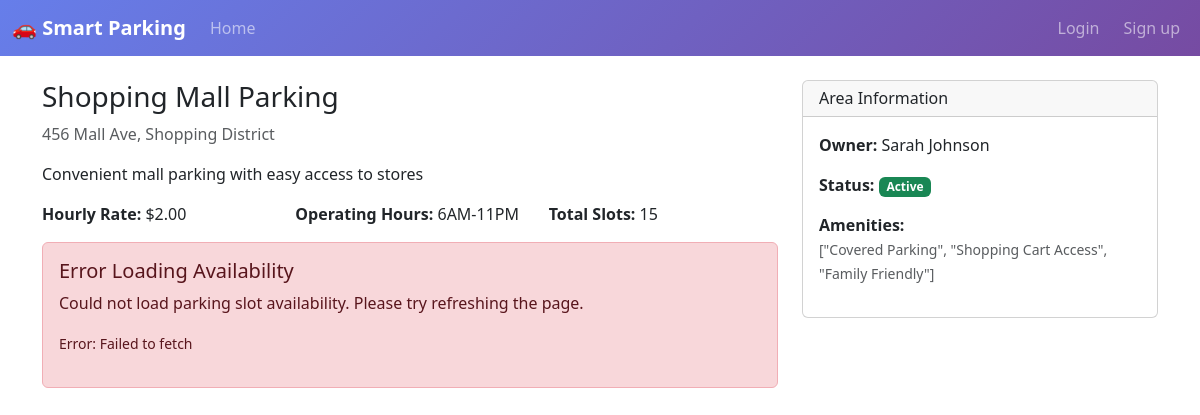
The page /area/2 on the database its author committed.
### app/models.py (models this page shows, shortened)
class TimestampMixin:
    created_at = db.Column(db.DateTime, default=datetime.utcnow, nullable=False)
    updated_at = db.Column(db.DateTime, default=datetime.utcnow, onupdate=datetime.utcnow, nullable=False)

class ParkingArea(db.Model, TimestampMixin):
    __tablename__ = "parking_areas"
    id = db.Column(db.Integer, primary_key=True)
    name = db.Column(db.String(200), nullable=False)
    address = db.Column(db.String(300), nullable=True)
    latitude = db.Column(db.Float, nullable=True)
    longitude = db.Column(db.Float, nullable=True)
    owner_id = db.Column(db.Integer, db.ForeignKey("users.id", ondelete="CASCADE"), nullable=True, index=True)
    hourly_rate = db.Column(db.Float, default=2.50, nullable=False)
    is_active = db.Column(db.Boolean, default=True, nullable=False)
    description = db.Column(db.Text, nullable=True)
    amenities = db.Column(db.Text, nullable=True)  # JSON string of amenities
    operating_hours = db.Column(db.String(100), nullable=True)  # e.g., "24/7" or "6AM-10PM"
    slots = db.relationship("ParkingSlot", back_populates="area", cascade="all,delete-orphan")
    owner = db.relationship("User", back_populates="owned_areas")

class User(UserMixin, db.Model, TimestampMixin):
    __tablename__ = "users"
    id = db.Column(db.Integer, primary_key=True)
    name = db.Column(db.String(120), nullable=False)
    email = db.Column(db.String(255), unique=True, nullable=False, index=True)
    password_hash = db.Column(db.String(255), nullable=False)
    role = db.Column(db.String(20), default="user", nullable=False)  # 'user', 'slot_owner', 'admin'
    phone = db.Column(db.String(20), nullable=True)
    address = db.Column(db.Text, nullable=True)
    company_name = db.Column(db.String(200), nullable=True)  # For slot owners
    license_number = db.Column(db.String(100), nullable=True)  # For slot owners
    is_verified = db.Column(db.Boolean, default=False, nullable=False)
    profile_image = db.Column(db.String(300), nullable=True)
    bookings = db.relationship("Booking", back_populates="user", cascade="all,delete-orphan")
    owned_areas = db.relationship("ParkingArea", back_populates="owner", cascade="all,delete-orphan")

### app/blueprints/parking.py (the view)
@bp.get("/area/<int:area_id>")
def area_detail(area_id: int):
    area = ParkingArea.query.get_or_404(area_id)
    return render_template("parking/area_detail.html", area=area, area_id=area.id)

### app/templates/parking/area_detail.html (shortened to what this page needs)
{% extends 'base.html' %}
{% block content %}
<div class="row">
  <div class="col-md-8">
    <h3>{{ area.name }}</h3>
    <p class="text-muted">{{ area.address }}</p>
    {% if area.description %}
      <p>{{ area.description }}</p>
    {% endif %}
    <div class="row mb-3">
      <div class="col-md-4">
        <strong>Hourly Rate:</strong> ${{ "%.2f"|format(area.hourly_rate) }}
      </div>
      <div class="col-md-4">
        <strong>Operating Hours:</strong> {{ area.operating_hours }}
      </div>
      <div class="col-md-4">
        <strong>Total Slots:</strong> {{ area.slots|length }}
      </div>
    </div>
    <div id="availability" data-area-id="{{ area_id }}">
    </div>
  </div>
  <div class="col-md-4">
    <div class="card">
      <div class="card-header">
        <h6 class="mb-0">Area Information</h6>
      </div>
      <div class="card-body">
        <p><strong>Owner:</strong> {{ area.owner.name if area.owner else 'System' }}</p>
        <p><strong>Status:</strong>
          <span class="badge bg-{{ 'success' if area.is_active else 'danger' }}">
            {{ 'Active' if area.is_active else 'Inactive' }}
          </span>
        </p>
        {% if area.amenities %}
        <p><strong>Amenities:</strong><br>
          <small class="text-muted">{{ area.amenities }}</small>
        </p>
        {% endif %}
      </div>
    </div>
  </div>
</div>
{% endblock %}

### rows shown on the page
ParkingArea: name "Shopping Mall Parking", address "456 Mall Ave, Shopping District", description "Convenient mall parking with easy access to stores", hourly_rate "2.00", operating_hours "6AM-11PM", is_active "Active", amenities "[\"Covered Parking\", \"Shopping Cart Access\", \"Family Friendly\"]"
User: owner "Sarah Johnson"

### other values the page prints
{{ area.slots|length }} "15"
